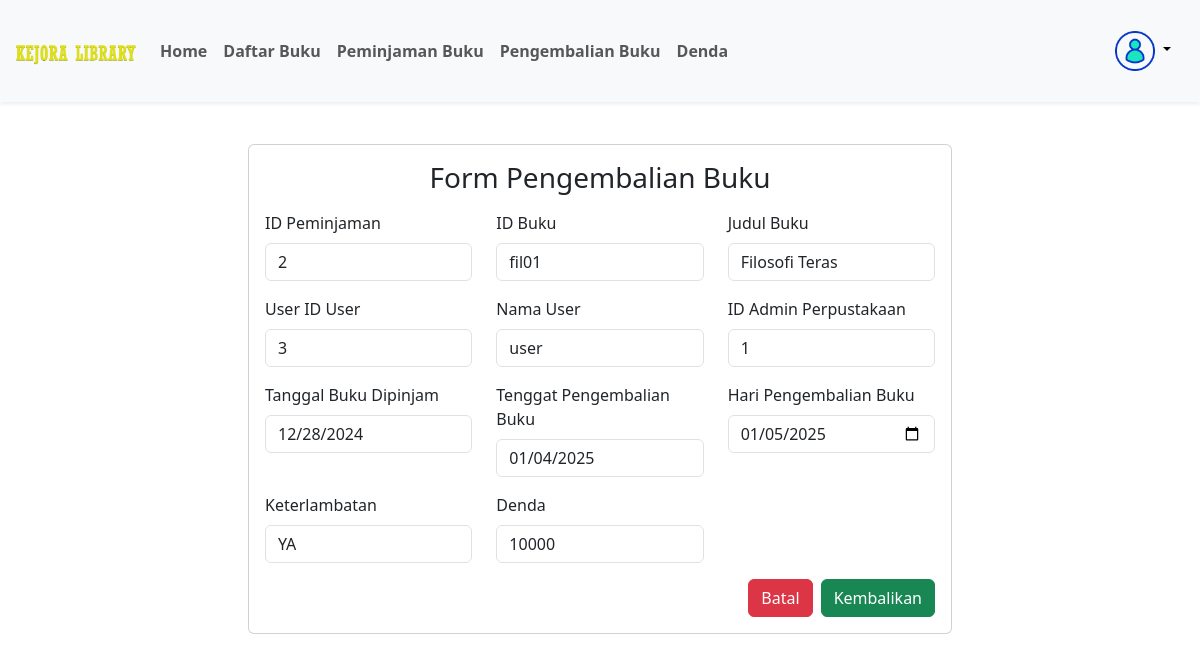
Page /user/pengembalianBuku.php?id=2 (signed in) on the committed database.
### tables this page shows
CREATE TABLE `peminjaman` (
  `id_peminjaman` int NOT NULL,
  `id_buku` varchar(20) NOT NULL,
  `user_id` int NOT NULL,
  `id_admin` int NOT NULL,
  `tgl_peminjaman` date NOT NULL,
  `tgl_pengembalian` date NOT NULL
);

CREATE TABLE `buku` (
  `cover` varchar(255) NOT NULL,
  `id_buku` varchar(20) NOT NULL,
  `kategori` varchar(255) NOT NULL,
  `judul` varchar(255) NOT NULL,
  `pengarang` varchar(255) NOT NULL,
  `penerbit` varchar(255) NOT NULL,
  `tahun_terbit` date NOT NULL,
  `jumlah_halaman` int NOT NULL,
  `buku_deskripsi` text NOT NULL
);

CREATE TABLE `users` (
  `user_id` int NOT NULL,
  `email` varchar(100) DEFAULT NULL,
  `username` varchar(255) NOT NULL,
  `nama` varchar(255) NOT NULL,
  `password` varchar(255) NOT NULL,
  `jenis_kelamin` varchar(20) NOT NULL,
  `no_tlp` varchar(15) NOT NULL,
  `tgl_pendaftaran` date NOT NULL,
  `role` enum('ADMIN','USER') NOT NULL
);

### config/config.php (called while the page is built, shortened)
<?php
$host = "127.0.0.1";
$username = "root";
$password = "";
$database_name = "kejora_library";
$connection = mysqli_connect($host, $username, $password, $database_name);
function queryReadData($dataKategori)
{
  global $connection;
  $result = mysqli_query($connection, $dataKategori);
  $items = [];
  while ($item = mysqli_fetch_assoc($result)) {
    $items[] = $item;
  }
  return $items;
}

### user/pengembalianBuku.php (the view, shortened to what this page needs)
<?php
require "../config/config.php";
$idPeminjaman = $_GET["id"];
$query = queryReadData("SELECT peminjaman.id_peminjaman, peminjaman.id_buku, buku.judul, peminjaman.user_id, users.nama, peminjaman.id_admin, peminjaman.tgl_peminjaman, peminjaman.tgl_pengembalian
FROM peminjaman
INNER JOIN buku ON peminjaman.id_buku = buku.id_buku
INNER JOIN users ON peminjaman.user_id = users.user_id
WHERE peminjaman.id_peminjaman = $idPeminjaman");
?>
<!DOCTYPE html>
<html lang="en">
<head>
  <link href="../assets/bootstrap/bootstrap.min.css" rel="stylesheet">
</head>
<body>
  <?php include 'navbar.php'; ?>
  <div class="m-auto mt-5 p-5" style="width: 50rem;">
    <div class="card p-3 mt-5">
      <form action="" method="post">
        <h3 class="card-title text-center">Form Pengembalian Buku</h3>
        <?php foreach ($query as $item) : ?>
          <div class="row mt-3">
            <div class="col-4 mb-3">
              <label for="id_peminjaman" class="form-label card-title">ID Peminjaman</label>
              <input type="number" class="form-control" placeholder="ID Peminjaman" name="id_peminjaman" id="id_peminjaman" value="<?= $item["id_peminjaman"]; ?>" readonly>
            </div>
            <div class="col-4 mb-3">
              <label for="id_buku" class="form-label card-title">ID Buku</label>
              <input type="text" class="form-control" placeholder="ID Buku" name="id_buku" id="id_buku" value="<?= $item["id_buku"]; ?>" readonly>
            </div>
            <div class="col-4 mb-3">
              <label for="judul" class="form-label card-title">Judul Buku</label>
              <input type="text" class="form-control" placeholder="Judul Buku" name="judul" id="judul" value="<?= $item["judul"]; ?>" readonly>
            </div>
          </div>
          <div class="row">
            <div class="col-4 mb-3">
              <label for="user_id" class="form-label card-title">User ID User</label>
              <input type="number" class="form-control" placeholder="User ID User" name="user_id" id="user_id" value="<?= $item["user_id"]; ?>" readonly>
            </div>
            <div class="col-4 mb-3">
              <label for="nama" class="form-label card-title">Nama User</label>
              <input type="text" class="form-control" placeholder="Nama User" name="nama" id="nama" value="<?= $item["nama"]; ?>" readonly>
            </div>
            <div class="col-4 mb-3">
              <label for="id_admin" class="form-label card-title">ID Admin Perpustakaan</label>
              <input type="number" class="form-control" placeholder="Id Admin" name="id_admin" id="id_admin" value="<?= $item["id_admin"]; ?>" readonly>
            </div>
          </div>
          <div class="row">
            <div class="col-4 mb-3">
              <label for="tgl_peminjaman" class="form-label card-title">Tanggal Buku Dipinjam</label>
              <input type="date" class="form-control" name="tgl_peminjaman" id="tgl_peminjaman" value="<?= $item["tgl_peminjaman"]; ?>" readonly>
            </div>
            <div class="col-4 mb-3">
              <label for="tgl_pengembalian" class="form-label card-title">Tenggat Pengembalian Buku</label>
              <input type="date" class="form-control" name="tgl_pengembalian" id="tgl_pengembalian" value="<?= $item["tgl_pengembalian"]; ?>" oninput="hitungDenda()" readonly>
            </div>
            <div class="col-4 mb-3">
              <label for="buku_kembali" class="form-label card-title">Hari Pengembalian Buku</label>
              <input type="date" class="form-control" name="buku_kembali" id="buku_kembali" value="<?php echo date('Y-m-d'); ?>" oninput="hitungDenda()">
            </div>
          </div>
        <?php endforeach; ?>
        <div class="row">
          <div class="col-4 mb-3">
            <label for="keterlambatan" class="form-label card-title">Keterlambatan</label>
            <input type="text" class="form-control" name="keterlambatan" id="keterlambatan" oninput="hitungDenda()" readonly>
          </div>
          <div class="col-4 mb-3">
            <label for="denda" class="form-label card-title">Denda</label>
            <input type="number" class="form-control" name="denda" id="denda" readonly>
          </div>
        </div>
        <div class="d-flex justify-content-end gap-2">
          <a class="btn btn-danger" href="peminjaman.php">Batal</a>
          <button type="submit" class="btn btn-success" name="kembalikan">Kembalikan</button>
        </div>
      </form>
    </div>
  </div>
</body>
</html>

### rows in the picture
peminjaman: id_peminjaman "2", id_buku "fil01", judul "Filosofi Teras", user_id "3", nama "user", id_admin "1", tgl_peminjaman "12/28/2024", tgl_pengembalian "01/04/2025"
